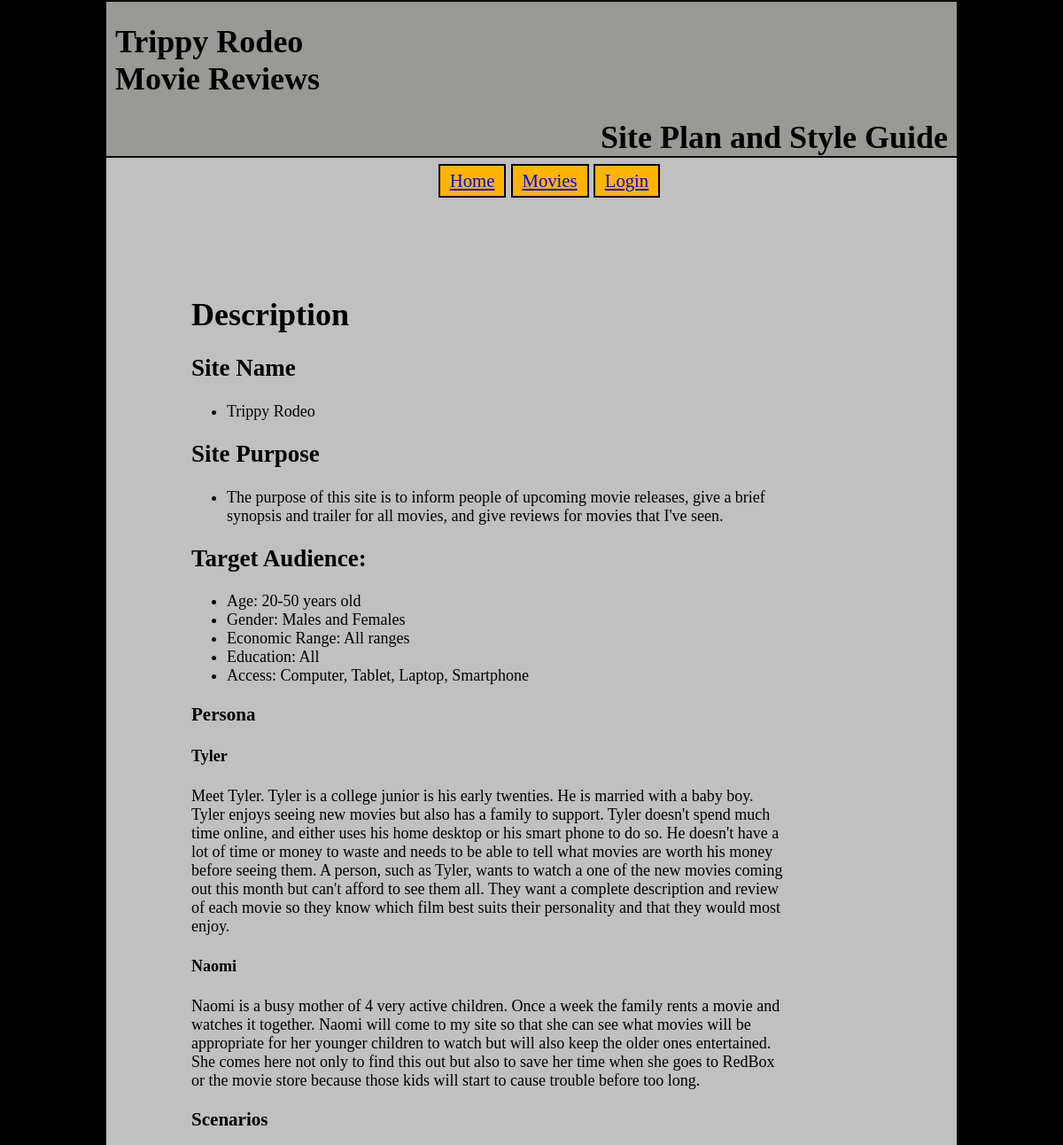
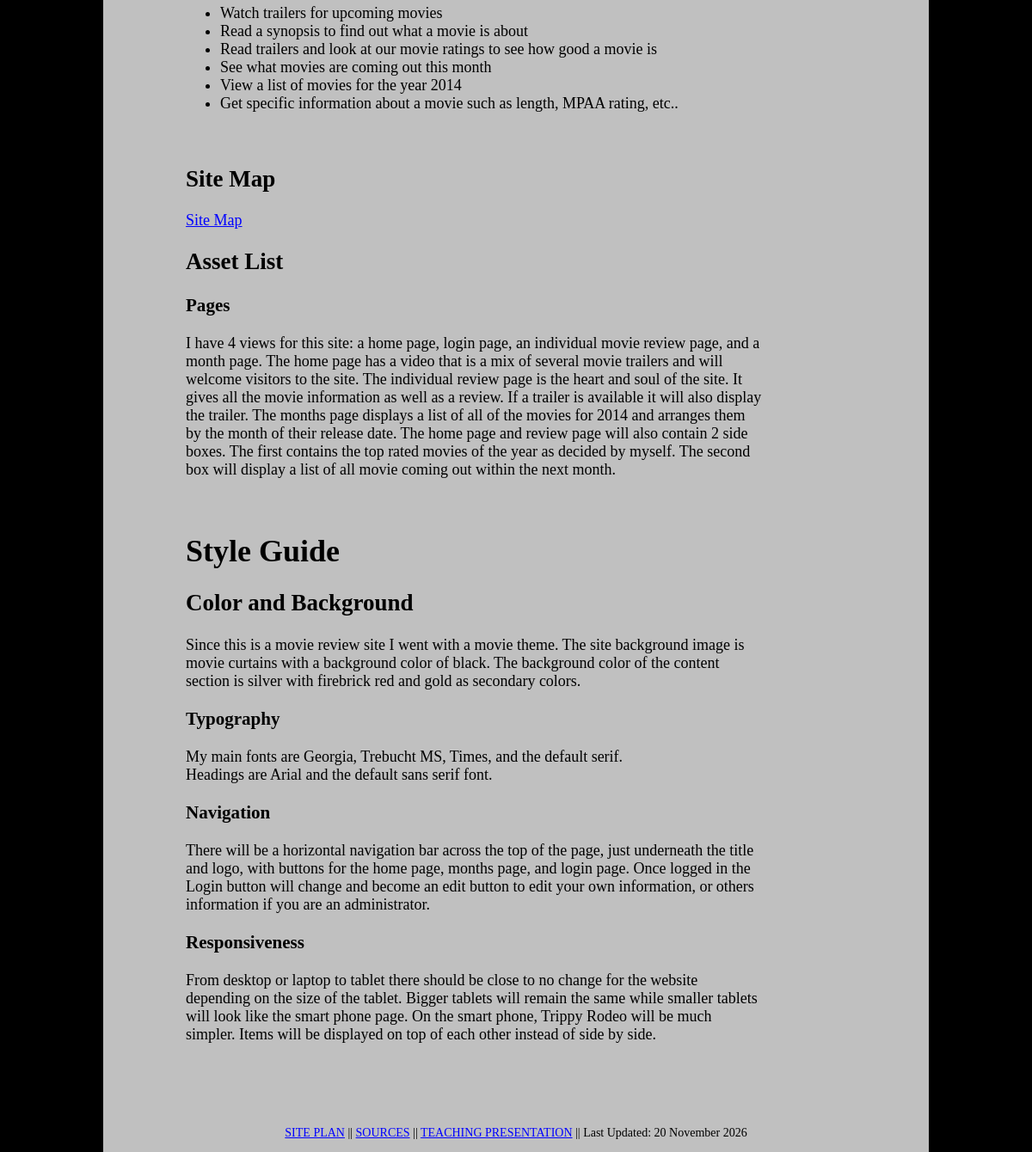
The app's page /?action=siteplan with its own data (2 pictures, top to bottom).
### tables this page shows
CREATE TABLE support
( support_id   INT UNSIGNED   PRIMARY KEY AUTO_INCREMENT
, title        VARCHAR(60)          NOT NULL
, html_code    TEXT                 
);

### model/db.php (called while the page is built, shortened)
<?php
try {
    require $_SERVER['DOCUMENT_ROOT'] . '/library/functions.php';
} catch (Exception $exc) {
    header('location: /errordocs/500.php');
    exit;
}
function support($id){
      $connected = connection();
    try {
        $sql = "SELECT * FROM support
                WHERE support_id = :id";
        $stmt = $connected->prepare($sql);
        $stmt->bindValue(":id", $id, PDO::PARAM_INT);
        $stmt->execute();
        $pageInfo = $stmt->fetch();
    } catch (PDOException $e) {
        return FALSE;
    }
    if (is_array($pageInfo)) {
        return $pageInfo;
    } ELSE {
        return FALSE;
    }
}

### library/functions.php (called while the page is built, shortened)
<?php
function getInfo($id) {
    $pageInfo = support($id);
    return $pageInfo;
}

### class/siteplan.php (the view, shortened to what this page needs)
<!DOCTYPE html>
<html>
    <head>
        <link href="/css/style.css" type="text/css" rel="stylesheet" media="screen"/>
    </head>
    <body>
    <main>
        <header>
            <?php include $_SERVER['DOCUMENT_ROOT'] . '/modules/header.php'; ?>
        </header>
        <div class="wrapper">
            <nav>
                <?php include $_SERVER['DOCUMENT_ROOT'] . '/modules/navBar.php'; ?>
            </nav>
            <div id='plan'>
                 <?php echo $pageInfo['html_code'] ?>
            </div>
            <footer>
                <?php include $_SERVER['DOCUMENT_ROOT'] . '/modules/footer.php'; ?>
            </footer>
        </div>
    </main>
</body>
</html>

### index.php (shortened to what this page needs)
<?php
require 'model/db.php';
if (isset($_POST['action'])) {
    $action = $_POST['action'];
} else if (isset($_GET['action'])) {
    $action = $_GET['action'];
} else {
    $action = 'index';
}
if ($action == 'index') {
    $pageInfo = getInfo(1001);
    include 'view/home.php';
} elseif ($action == 'months') {
    $pageInfo = getInfo(1004);
    include 'view/months.php';
} elseif ($action == 'sources') {
     $pageInfo = getInfo(1006);
    include 'class/sources.php';
}
 elseif ($action == 'addMovie'){
     $pageInfo = getInfo(1009);
    include 'edit/addMovie.php';
}
    elseif ($action == 'DeleteMovie' && isset($_GET['id'])) {
        $movieid = $_GET['id'];
        $movieInfo = getMovieInfo($movieid);
        include 'edit/warning.php';
    }
    elseif ($action == 'UpdateMovie' && isset($_GET['id'])) {
        $movieid = $_GET['id'];
        $movieInfo = getMovieInfo($movieid);
        $pageInfo = getInfo(1008);
        include 'edit/update.php';
    }
    elseif ($action == 'login') {
        $pageInfo = getInfo(1005);
        include 'view/login.php';
    }
    elseif($action == 'signOut'){
        unset($_SESSION);
        session_destroy();
        $pageInfo = getInfo(1001);
        include 'view/home.php';
    }
    elseif ($action == 'changeInfo') {
        $email = $_SESSION['email'];
        $userInfo = getUserInfo($email);
        $pageInfo = getInfo(1007);
        include 'edit/changeInfo.php';
    }
    elseif ($action == 'editInfo') {
        $pageInfo = getInfo(1007);
        include 'edit/changeInfo.php';
} elseif($action == 'siteplan'){
    $pageInfo = getInfo(1002);
    include 'class/siteplan.php';
}

### modules/header.php (shortened to what this page needs)
<div id="headerLeft">
    <a href="/index.php" title="Home"><h1 id="trippy">Trippy Rodeo <br/> Movie Reviews</h1></a>
</div>
<div id="headerRight">
    <?php
    if (isset($movieInfo['title'])) {
        echo
        '<h1 id="theTitle">' . $movieInfo['title'] . '</h1>' .
        '<h2 id="sub">' . $movieInfo['subtitle'] . '</h2>';
    } else {
        echo '<h1 id="theTitle">' . $pageInfo['title'] . '</h1>';
    }
    ?>
</div>

### modules/navBar.php
<div id='navWrap'>
    <ul>
        <li><a href=".././?action=index" title="Home">Home</a></li>
        <li><a href=".././?action=months" title="View all movies for 2014">Movies</a></li>
        <?php if(!isset($_SESSION['email'])) {
                  echo "<li><a href='.././?action=login' title='Login'>Login</a></li>";}
              elseif(isset($_SESSION['email']) && $_SESSION['admin'] == 'N'){
                    echo "<li><a href='.././?action=changeInfo' title='Edit Account'>Edit Account</a></li>";}
              elseif(isset($_SESSION['email']) && $_SESSION['admin'] == 'Y'){
                  echo "<li><a href='.././?action=changeInfo' title='Edit Users'>Client MS</a></li>";}
              ?>
    </ul>
</div>

### modules/footer.php (shortened to what this page needs)
<div id='bottom'>
    <a href=".././?action=siteplan" title="View the Site Plan and Style Guide">SITE PLAN</a>  ||
    <a href=".././?action=sources" title="Page info sources">SOURCES</a>  ||
    <a href="/class/teachingpresentation.php" title="FOR loops">TEACHING PRESENTATION</a> ||
    <?php echo 'Last Updated: ' . date('d F Y', getlastmod()) ?>
</div>

### css/style.css (style rules this page uses)
@media screen and (max-width: 1299px) and (min-width: 700px) { header { display: block; width: auto; height: auto; border:2px solid black; margin-bottom: 0; margin: auto; width: 80%; background-color: rgba(192,192,188,.8); position: relative; } }
@media screen and (max-width: 1299px) and (min-width: 700px) { footer { font-size: 14px; text-align: center; height: 30px; width: 80%; margin-top: 30px; background-color: silver; margin: auto; } }
@media screen and (max-width: 1299px) and (min-width: 700px) { body { height: 100%; font-family: Georgia, Trebuchet MS, Times, Serif; background-image:url('../content/images/curtains.jpg'); background-size: 100%; background-repeat: no-repeat; background-color: black; font-size: 18px; margin: 0; padding: 0; } }
@media screen and (max-width: 1299px) and (min-width: 700px) { .wrapper { background-color: silver; width: 80%; min-height: 100%; margin: 0 auto 0 auto; padding-bottom: 0; padding-top: 0; margin: auto; } }
@media screen and (max-width: 1299px) and (min-width: 700px) { a { color:blue; } }
@media screen and (max-width: 1299px) and (min-width: 700px) { #headerLeft { width: auto; margin-left: 10px; } }
@media screen and (max-width: 1299px) and (min-width: 700px) { #trippy { width: 400px; margin-right: 0; } }
@media screen and (max-width: 1299px) and (min-width: 700px) { #headerLeft a { text-decoration: none; color: black; } }
@media screen and (max-width: 1299px) and (min-width: 700px) { #headerRight { text-align: right; width: auto; } }
@media screen and (max-width: 1299px) and (min-width: 700px) { #theTitle { margin-bottom:0; margin-right: 10px; } }
@media screen and (max-width: 1299px) and (min-width: 700px) { #navWrap { height: 60px; position: relative; } }
@media screen and (max-width: 1299px) and (min-width: 700px) { nav { font-size: 115%; list-style:none; text-align: center; } }
@media screen and (max-width: 1299px) and (min-width: 700px) { nav ul { margin: auto; padding-top: 15px; } }
@media screen and (max-width: 1299px) and (min-width: 700px) { nav li { display: inline; } }
@media screen and (max-width: 1299px) and (min-width: 700px) { nav a { background-color: #FFB400; border:2px solid black; padding: 6px 11px; } }
@media screen and (max-width: 1299px) and (min-width: 700px) { #plan { width: 70%; margin: 10%; } }

### records on screen
support: title "Site Plan and Style Guide", html_code "Description Site Name Trippy Rodeo Site Purpose The purpose of this site is to inform people of upcoming movie releases, give a brief synopsis and trailer for all movies, and give reviews for movies that I've seen. Target Audience: Age: 20-50 years old Gender: Males and Females Economic Range: All ranges Education: All Access: Computer, Tablet, Laptop, Smartphone Persona Tyler Meet Tyler. Tyler is a college junior is his early twenties. He is married with a baby boy. Tyler enjoys seeing new movies but also has a family to support. Tyler doesn't spend much time online, and either uses his home desktop or his smart phone to do so. He doesn't have a lot of time or money to waste and needs to…"

### other values on screen
date('d F Y', getlastmod()) "20 November 2026"
